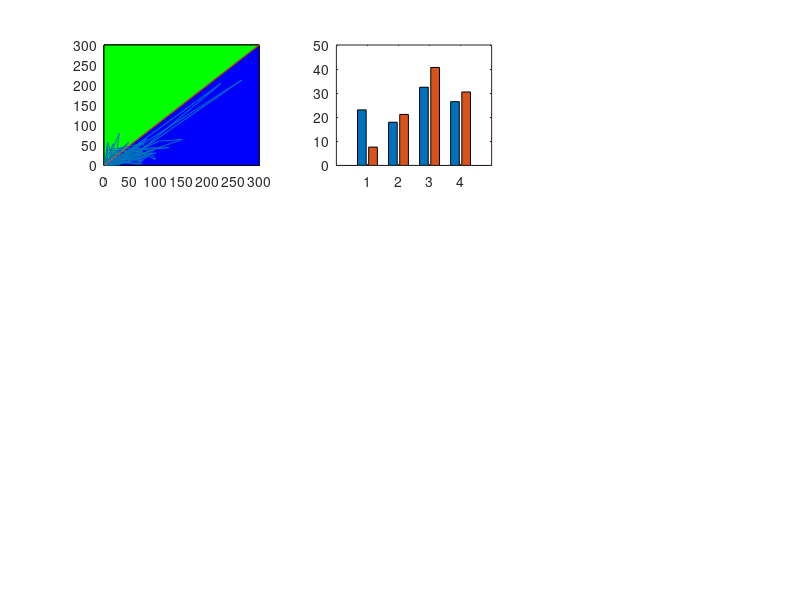

The MATLAB script that drew this image: (Note: this script raises an error after producing the figure.)

clear
clc

load param_PertBB0_25pc_OR.mat
load param_SameSA0SB0_OR.mat

low=tri_type_lowBB0;
high=tri_type_highBB0;

nr=length(tri_type_highBB0);

for ii=1:nr

    if tri_type_lowBB0(ii)==1 
        M_state_lowBB0(ii,1)=SNB_lowBB0(ii,3)-SNB_lowBB0(ii,4);
        H_state_lowBB0(ii,1)=SNB_lowBB0(ii,3)-SNB_lowBB0(ii,2);
    elseif tri_type_lowBB0(ii)==3
        M_state_lowBB0(ii,1)=SNB_lowBB0(ii,3)-SNB_lowBB0(ii,4);
        H_state_lowBB0(ii,1)=SNB_lowBB0(ii,3)-SNB_lowBB0(ii,2);
    elseif tri_type_lowBB0(ii)==2 
        M_state_lowBB0(ii,1)=SNB_lowBB0(ii,1)-SNB_lowBB0(ii,4);
        H_state_lowBB0(ii,1)=SNB_lowBB0(ii,3)-SNB_lowBB0(ii,2);
    elseif tri_type_lowBB0(ii)==4 
        M_state_lowBB0(ii,1)=SNB_lowBB0(ii,1)-SNB_lowBB0(ii,4);
        H_state_lowBB0(ii,1)=SNB_lowBB0(ii,3)-SNB_lowBB0(ii,2);
    end


    if tri_type_highBB0(ii)==1 
        M_state_highBB0(ii,1)=SNB_highBB0(ii,3)-SNB_highBB0(ii,4);
        H_state_highBB0(ii,1)=SNB_highBB0(ii,3)-SNB_highBB0(ii,2);
    elseif tri_type_highBB0(ii)==3
        M_state_highBB0(ii,1)=SNB_highBB0(ii,3)-SNB_highBB0(ii,4);
        H_state_highBB0(ii,1)=SNB_highBB0(ii,3)-SNB_highBB0(ii,2);
    elseif tri_type_highBB0(ii)==2
        M_state_highBB0(ii,1)=SNB_highBB0(ii,1)-SNB_highBB0(ii,4);
        H_state_highBB0(ii,1)=SNB_highBB0(ii,3)-SNB_highBB0(ii,2);
    elseif tri_type_highBB0(ii)==4
        M_state_highBB0(ii,1)=SNB_highBB0(ii,1)-SNB_highBB0(ii,4);
        H_state_highBB0(ii,1)=SNB_highBB0(ii,3)-SNB_highBB0(ii,2);
    end

end

low_types=[sum(low==1),sum(low==2),sum(low==3),sum(low==4)];
low_pc=low_types.*100./sum(low_types);

high_types=[sum(high==1),sum(high==2),sum(high==3),sum(high==4)];
high_pc=high_types.*100./sum(high_types);


low_norm_h = H_state_lowBB0./H_state_lowBB0;
high_norm_h = H_state_highBB0./H_state_lowBB0;

lowx_h_high_gt = find(high_norm_h>1);
lowx_h_high_lt = find(high_norm_h<1);
lowx_h_high_eq = find(high_norm_h==1);
tot_h=length(lowx_h_high_gt)+length(lowx_h_high_lt)+length(lowx_h_high_eq);


figure(10)
subplot(3,3,1)

% Define the vertices of the triangle
x1 = [0, 300, 300];
y1 = [0, 0, 300];

% Plot the vertices

plot(x1, y1, 'k-'); % Plot the lines connecting the vertices


fill(x1, y1, 'b'); % Fill the triangle with blue color
hold on

% Define the vertices of the triangle
x2 = [0, 0, 300];
y2 = [0, 300, 300];


plot(x2, y2, 'k-'); % Plot the lines connecting the vertices


fill(x2, y2, 'g'); % Fill the triangle with blue color
hold on

plot(H_state_lowBB0,H_state_highBB0)
hold on
plot([1,300],[1,300])

hstate_cont=([length(lowx_h_high_gt),length(lowx_h_high_lt),length(lowx_h_high_eq)].*100./tot_h)



subplot(3,3,2)
bar([low_pc;high_pc]')

text(1:length(low_pc),low_pc,num2str(low_pc'),'vert','bottom','horiz','center','Rotation',90); 


text(1:length(high_pc),high_pc,num2str(high_pc'),'vert','bottom','horiz','center','Rotation',90); 


set(gca, 'XTickLabel',{'2U2D','1U2D','2U1D','1U1D'})

SNB_OG = SNB(nrr,:);


diff_OG_high = SNB_OG-SNB_highBB0;

pc_moved_high = diff_OG_high.*100./SNB_OG;

avg_pc_moved_high = mean(pc_moved_high);


std_err_high = std(pc_moved_high) ./ sqrt(size(pc_moved_high, 1));

custom_colors = ['r', 'g', 'b','yellow'];


subplot(3,3,3)
bar(avg_pc_moved_high, 'FaceColor', 'flat');
for i = 1:numel(avg_pc_moved_high)
    c = custom_colors(i);
    barh(i, avg_pc_moved_high(i), 'FaceColor', c);
    hold on;
    %errorbar(i, avg_pc_moved_high(i), std_err_high(i), 'k', 'LineWidth', 1);
    errorbar(avg_pc_moved_high(i), i, std_err_high(i), 'horizontal', 'Color', 'k');
end
hold off;

% Reverse the x-axis
set(gca, 'XDir', 'reverse');
